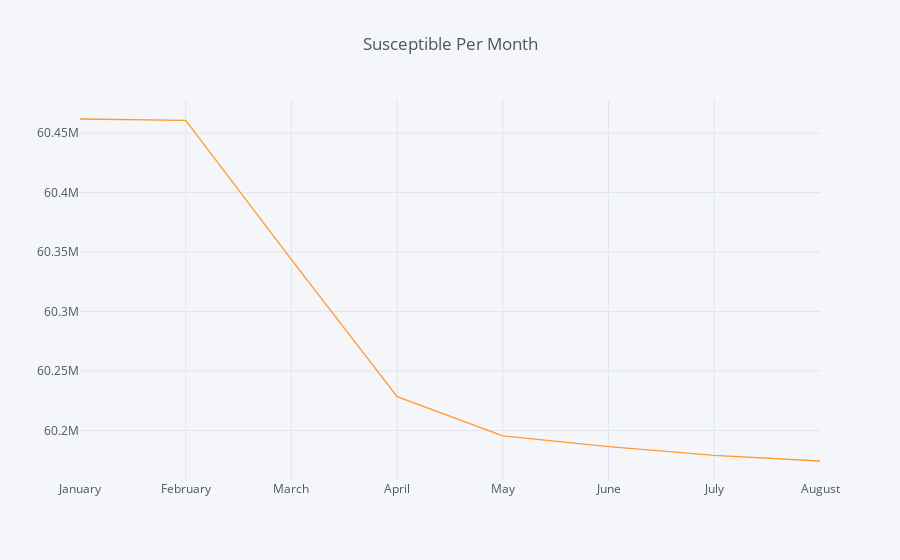

Notebook source saved alongside this figure:
### Code cell
df1.groupby(df1['Date'])[["Susceptible"]].sum().iplot(kind='scatter',title = 'Susceptible Per Month')

### Figure 1 — Plotly figure (JSON) as saved in the notebook; plotly's stock layout.template omitted (floating-point values rounded to 4 significant figures)
{"data": [{"line": {"color": "rgba(255, 153, 51, 1.0)", "dash": "solid", "shape": "linear", "width": 1.3}, "mode": "lines", "name": "Susceptible", "text": "", "type": "scatter", "uid": "cc5ab185-4048-454e-8031-6e53a41c786d", "x": ["January", "February", "March", "April", "May", "June", "July", "August"], "y": [60461824, 60460669, 60343606, 60228396, 60195414, 60186481, 60179148, 60174360]}], "layout": {"legend": {"bgcolor": "#F5F6F9", "font": {"color": "#4D5663"}}, "paper_bgcolor": "#F5F6F9", "plot_bgcolor": "#F5F6F9", "title": {"font": {"color": "#4D5663"}, "text": "Susceptible Per Month"}, "xaxis": {"gridcolor": "#E1E5ED", "showgrid": true, "tickfont": {"color": "#4D5663"}, "title": {"font": {"color": "#4D5663"}, "text": ""}, "zerolinecolor": "#E1E5ED"}, "yaxis": {"gridcolor": "#E1E5ED", "showgrid": true, "tickfont": {"color": "#4D5663"}, "title": {"font": {"color": "#4D5663"}, "text": ""}, "zerolinecolor": "#E1E5ED"}}}
